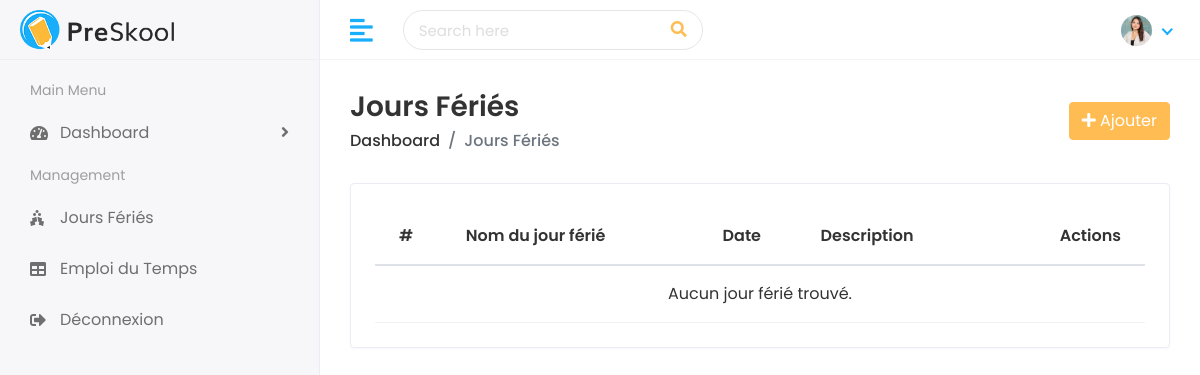
The page /holidays/ on the database as committed earlier.
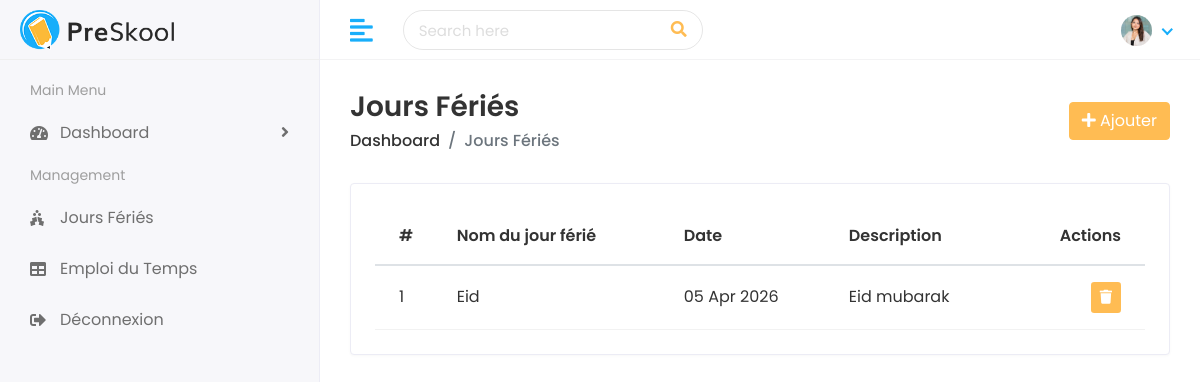
The same page on the database as committed later.
### faculty/models.py (models this page shows, shortened)
class Holiday(models.Model):
    name = models.CharField(max_length=200, verbose_name="Nom du jour férié")
    date = models.DateField(verbose_name="Date")
    description = models.TextField(blank=True, null=True, verbose_name="Description")
    class Meta:
        ordering = ['date']

### faculty/views.py (the view)
# urls.py: path('holidays/', views.holiday_list, name='holiday_list'),
def holiday_list(request):
    holidays = Holiday.objects.all()
    return render(request, 'holidays/holidays.html', {'holidays': holidays})

### templates/holidays/holidays.html (shortened to what this page needs)
{% extends 'Home/base.html' %}
{% load static %}
{% block body %}
<div class="page-wrapper">
  <div class="content container-fluid">
    <div class="page-header">
      <div class="row align-items-center">
        <div class="col">
          <h3 class="page-title">Jours Fériés</h3>
          <ul class="breadcrumb">
            <li class="breadcrumb-item"><a href="{% url 'dashboard' %}">Dashboard</a></li>
            <li class="breadcrumb-item active">Jours Fériés</li>
          </ul>
        </div>
        <div class="col-auto text-right float-right ml-auto">
          <a href="{% url 'add_holiday' %}" class="btn btn-primary">
            <i class="fas fa-plus"></i> Ajouter
          </a>
        </div>
      </div>
    </div>
    <div class="row">
      <div class="col-sm-12">
        <div class="card card-table">
          <div class="card-body">
            <div class="table-responsive">
              <table class="table table-hover table-center mb-0 datatable">
                <thead>
                  <tr>
                    <th>#</th>
                    <th>Nom du jour férié</th>
                    <th>Date</th>
                    <th>Description</th>
                    <th class="text-right">Actions</th>
                  </tr>
                </thead>
                <tbody>
                  {% for holiday in holidays %}
                  <tr>
                    <td>{{ forloop.counter }}</td>
                    <td>{{ holiday.name }}</td>
                    <td>{{ holiday.date|date:"d M Y" }}</td>
                    <td>{{ holiday.description|default:"-" }}</td>
                    <td class="text-right">
                      <form action="{% url 'delete_holiday' holiday.pk %}" method="POST" style="display:inline;">
                        <button type="submit" class="btn btn-sm bg-danger-light"
                          onclick="return confirm('Supprimer ce jour férié ?');">
                          <i class="fas fa-trash"></i>
                        </button>
                      </form>
                    </td>
                  </tr>
                  {% empty %}
                  <tr><td colspan="5" class="text-center">Aucun jour férié trouvé.</td></tr>
                  {% endfor %}
                </tbody>
              </table>
            </div>
          </div>
        </div>
      </div>
    </div>
  </div>
</div>
{% endblock %}

Rows that differ between the two databases and show on the page:
added Holiday: name "Eid", date "05 Apr 2026", description "Eid mubarak"
Other text that changed with them:
text no longer shown: "Aucun jour férié trouvé."
